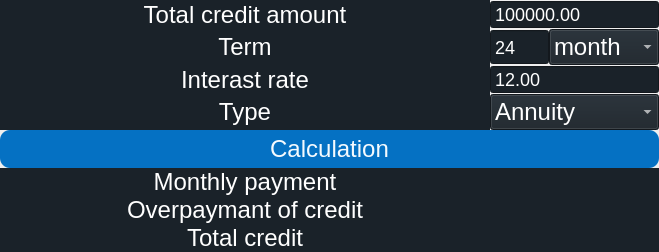
      <widget class="QWidget" name="tabCredit">
       <attribute name="title">
        <string>Credit</string>
       </attribute>
       <layout class="QVBoxLayout" name="verticalLayout">
        <property name="leftMargin">
         <number>0</number>
        </property>
        <property name="topMargin">
         <number>0</number>
        </property>
        <property name="rightMargin">
         <number>0</number>
        </property>
        <property name="bottomMargin">
         <number>0</number>
        </property>
        <item>
         <layout class="QGridLayout" name="gridLayout" rowstretch="0,0,0,0,0,0,0,0">
          <property name="spacing">
           <number>0</number>
          </property>
          <item row="2" column="0">
           <widget class="QLabel" name="label_3">
            <property name="sizePolicy">
             <sizepolicy hsizetype="Minimum" vsizetype="Minimum">
              <horstretch>0</horstretch>
              <verstretch>0</verstretch>
             </sizepolicy>
            </property>
            <property name="font">
             <font>
              <pointsize>18</pointsize>
             </font>
            </property>
            <property name="layoutDirection">
             <enum>Qt::LeftToRight</enum>
            </property>
            <property name="styleSheet">
             <string notr="true">background: rgb(26, 34, 41);
color: rgb(255, 255, 255);</string>
            </property>
            <property name="text">
             <string>Interast rate</string>
            </property>
            <property name="alignment">
             <set>Qt::AlignCenter</set>
            </property>
           </widget>
          </item>
          <item row="1" column="0">
           <widget class="QLabel" name="label_2">
            <property name="sizePolicy">
             <sizepolicy hsizetype="Minimum" vsizetype="Minimum">
              <horstretch>0</horstretch>
              <verstretch>0</verstretch>
             </sizepolicy>
            </property>
            <property name="font">
             <font>
              <pointsize>18</pointsize>
             </font>
            </property>
            <property name="styleSheet">
             <string notr="true">background: rgb(26, 34, 41);
color: rgb(255, 255, 255);</string>
            </property>
            <property name="text">
             <string>Term</string>
            </property>
            <property name="alignment">
             <set>Qt::AlignCenter</set>
            </property>
           </widget>
          </item>
          <item row="3" column="1" colspan="2">
           <widget class="QComboBox" name="Type_credit">
            <property name="sizePolicy">
             <sizepolicy hsizetype="Minimum" vsizetype="Minimum">
              <horstretch>0</horstretch>
              <verstretch>0</verstretch>
             </sizepolicy>
            </property>
            <property name="font">
             <font>
              <pointsize>18</pointsize>
             </font>
            </property>
            <property name="styleSheet">
             <string notr="true">background: rgb(26, 34, 41);
color: rgb(255, 255, 255);</string>
            </property>
            <item>
             <property name="text">
              <string>Annuity</string>
             </property>
            </item>
            <item>
             <property name="text">
              <string>Differentiated</string>
             </property>
            </item>
           </widget>
          </item>
          <item row="4" column="0" colspan="3">
           <widget class="QPushButton" name="buttonCalcCredit">
            <property name="sizePolicy">
             <sizepolicy hsizetype="Minimum" vsizetype="Minimum">
              <horstretch>0</horstretch>
              <verstretch>0</verstretch>
             </sizepolicy>
            </property>
            <property name="font">
             <font>
              <pointsize>18</pointsize>
             </font>
            </property>
            <property name="styleSheet">
             <string notr="true">QPushButton#buttonCalcCredit {
	background-color: rgb(5, 113, 195);
	color: rgb(245, 250, 254);
    border-top-right-radius: 10px;
    border-bottom-right-radius: 10px;
    border-top-left-radius: 10px;
    border-bottom-left-radius: 10px;
	padding:5px;
}
QPushButton#buttonCalcCredit:checked {
    background: rgb(4, 83, 143);
}

QPushButton#buttonCalcCredit:pressed {
   background: rgb(4, 83, 143);
}</string>
            </property>
            <property name="text">
             <string>Calculation</string>
            </property>
           </widget>
          </item>
          <item row="0" column="0">
           <widget class="QLabel" name="LabelTotalCredit">
            <property name="sizePolicy">
             <sizepolicy hsizetype="Minimum" vsizetype="Minimum">
              <horstretch>0</horstretch>
              <verstretch>0</verstretch>
             </sizepolicy>
            </property>
            <property name="minimumSize">
             <size>
              <width>490</width>
              <height>0</height>
             </size>
            </property>
            <property name="font">
             <font>
              <pointsize>18</pointsize>
             </font>
            </property>
            <property name="styleSheet">
             <string notr="true">background: rgb(26, 34, 41);
color: rgb(255, 255, 255);</string>
            </property>
            <property name="text">
             <string>Total credit amount</string>
            </property>
            <property name="alignment">
             <set>Qt::AlignCenter</set>
            </property>
           </widget>
          </item>
          <item row="0" column="1" colspan="2">
           <widget class="QDoubleSpinBox" name="buttonTotalCredit">
            <property name="sizePolicy">
             <sizepolicy hsizetype="Minimum" vsizetype="Minimum">
              <horstretch>0</horstretch>
              <verstretch>0</verstretch>
             </sizepolicy>
            </property>
            <property name="font">
             <font>
              <pointsize>-1</pointsize>
             </font>
            </property>
            <property name="styleSheet">
             <string notr="true">background: rgb(26, 34, 41);
color: rgb(255, 255, 255);
font-size: 18px;</string>
            </property>
            <property name="buttonSymbols">
             <enum>QAbstractSpinBox::NoButtons</enum>
            </property>
            <property name="minimum">
             <double>1.000000000000000</double>
            </property>
            <property name="maximum">
             <double>1000000000.000000000000000</double>
            </property>
            <property name="value">
             <double>1000000.000000000000000</double>
            </property>
           </widget>
          </item>
          <item row="7" column="0">
           <widget class="QLabel" name="label_6">
            <property name="sizePolicy">
             <sizepolicy hsizetype="Minimum" vsizetype="Minimum">
              <horstretch>0</horstretch>
              <verstretch>0</verstretch>
             </sizepolicy>
            </property>
            <property name="font">
             <font>
              <pointsize>18</pointsize>
             </font>
            </property>
            <property name="layoutDirection">
             <enum>Qt::LeftToRight</enum>
            </property>
            <property name="styleSheet">
             <string notr="true">background: rgb(26, 34, 41);
color: rgb(255, 255, 255);
</string>
            </property>
            <property name="text">
             <string>Total credit</string>
            </property>
            <property name="alignment">
             <set>Qt::AlignCenter</set>
            </property>
           </widget>
          </item>
          <item row="5" column="0">
           <widget class="QLabel" name="label_5">
            <property name="sizePolicy">
             <sizepolicy hsizetype="Minimum" vsizetype="Minimum">
              <horstretch>0</horstretch>
              <verstretch>0</verstretch>
             </sizepolicy>
            </property>
            <property name="font">
             <font>
              <pointsize>18</pointsize>
             </font>
            </property>
            <property name="layoutDirection">
             <enum>Qt::LeftToRight</enum>
            </property>
            <property name="styleSheet">
             <string notr="true">background: rgb(26, 34, 41);
color: rgb(255, 255, 255);
</string>
            </property>
            <property name="text">
             <string>Monthly payment</string>
            </property>
            <property name="alignment">
             <set>Qt::AlignCenter</set>
            </property>
           </widget>
          </item>
          <item row="6" column="0">
           <widget class="QLabel" name="label_7">
            <property name="sizePolicy">
             <sizepolicy hsizetype="Minimum" vsizetype="Minimum">
              <horstretch>0</horstretch>
              <verstretch>0</verstretch>
             </sizepolicy>
            </property>
            <property name="font">
             <font>
              <pointsize>18</pointsize>
             </font>
            </property>
            <property name="layoutDirection">
             <enum>Qt::LeftToRight</enum>
            </property>
            <property name="styleSheet">
             <string notr="true">background: rgb(26, 34, 41);
color: rgb(255, 255, 255);
</string>
            </property>
            <property name="text">
             <string>Overpaymant of credit</string>
            </property>
            <property name="alignment">
             <set>Qt::AlignCenter</set>
            </property>
           </widget>
          </item>
          <item row="7" column="1" colspan="2">
           <widget class="QLabel" name="labelTotal">
            <property name="sizePolicy">
             <sizepolicy hsizetype="Minimum" vsizetype="Minimum">
              <horstretch>0</horstretch>
              <verstretch>0</verstretch>
             </sizepolicy>
            </property>
            <property name="font">
             <font>
              <pointsize>18</pointsize>
              <italic>false</italic>
              <bold>false</bold>
              <underline>true</underline>
             </font>
            </property>
            <property name="styleSheet">
             <string notr="true">background: rgb(26, 34, 41);
color: rgb(255, 255, 255);</string>
            </property>
            <property name="text">
             <string/>
            </property>
           </widget>
          </item>
          <item row="2" column="1" colspan="2">
           <widget class="QDoubleSpinBox" name="buttonRate">
            <property name="sizePolicy">
             <sizepolicy hsizetype="Minimum" vsizetype="Minimum">
              <horstretch>0</horstretch>
              <verstretch>0</verstretch>
             </sizepolicy>
            </property>
            <property name="font">
             <font>
              <pointsize>-1</pointsize>
             </font>
            </property>
            <property name="styleSheet">
             <string notr="true">background: rgb(26, 34, 41);
color: rgb(255, 255, 255);
font-size: 18px;</string>
            </property>
            <property name="buttonSymbols">
             <enum>QAbstractSpinBox::NoButtons</enum>
            </property>
            <property name="minimum">
             <double>0.010000000000000</double>
            </property>
            <property name="maximum">
             <double>100.000000000000000</double>
            </property>
            <property name="value">
             <double>12.000000000000000</double>
            </property>
           </widget>
          </item>
          <item row="5" column="1" colspan="2">
           <widget class="QLabel" name="labelMonthPay">
            <property name="sizePolicy">
             <sizepolicy hsizetype="Minimum" vsizetype="Minimum">
              <horstretch>0</horstretch>
              <verstretch>0</verstretch>
             </sizepolicy>
            </property>
            <property name="font">
             <font>
              <pointsize>18</pointsize>
              <italic>false</italic>
              <bold>false</bold>
              <underline>true</underline>
             </font>
            </property>
            <property name="styleSheet">
             <string notr="true">background: rgb(26, 34, 41);
color: rgb(255, 255, 255);
</string>
            </property>
            <property name="text">
             <string/>
            </property>
           </widget>
          </item>
          <item row="3" column="0">
           <widget class="QLabel" name="label_4">
            <property name="sizePolicy">
             <sizepolicy hsizetype="Minimum" vsizetype="Minimum">
              <horstretch>0</horstretch>
              <verstretch>0</verstretch>
             </sizepolicy>
            </property>
            <property name="font">
             <font>
              <pointsize>18</pointsize>
             </font>
            </property>
            <property name="styleSheet">
             <string notr="true">background: rgb(26, 34, 41);
color: rgb(255, 255, 255);</string>
            </property>
            <property name="text">
             <string>Type</string>
            </property>
            <property name="alignment">
             <set>Qt::AlignCenter</set>
            </property>
           </widget>
          </item>
          <item row="6" column="1" colspan="2">
           <widget class="QLabel" name="labelOverpay">
            <property name="sizePolicy">
             <sizepolicy hsizetype="Minimum" vsizetype="Minimum">
              <horstretch>0</horstretch>
              <verstretch>0</verstretch>
             </sizepolicy>
            </property>
            <property name="font">
             <font>
              <pointsize>18</pointsize>
              <italic>false</italic>
              <bold>false</bold>
              <underline>true</underline>
             </font>
            </property>
            <property name="styleSheet">
             <string notr="true">background: rgb(26, 34, 41);
color: rgb(255, 255, 255);
</string>
            </property>
            <property name="text">
             <string/>
            </property>
           </widget>
          </item>
          <item row="1" column="1">
           <widget class="QSpinBox" name="buttonTerm">
            <property name="sizePolicy">
             <sizepolicy hsizetype="Minimum" vsizetype="Minimum">
              <horstretch>0</horstretch>
              <verstretch>0</verstretch>
             </sizepolicy>
            </property>
            <property name="font">
             <font>
              <pointsize>-1</pointsize>
             </font>
            </property>
            <property name="styleSheet">
             <string notr="true">background: rgb(26, 34, 41);
color: rgb(255, 255, 255);
font-size: 18px;</string>
            </property>
            <property name="buttonSymbols">
             <enum>QAbstractSpinBox::NoButtons</enum>
            </property>
            <property name="minimum">
             <number>1</number>
            </property>
            <property name="maximum">
             <number>60</number>
            </property>
            <property name="value">
             <number>24</number>
            </property>
           </widget>
          </item>
          <item row="1" column="2">
           <widget class="QComboBox" name="Type_term">
            <property name="sizePolicy">
             <sizepolicy hsizetype="Maximum" vsizetype="Preferred">
              <horstretch>0</horstretch>
              <verstretch>0</verstretch>
             </sizepolicy>
            </property>
            <property name="minimumSize">
             <size>
              <width>110</width>
              <height>0</height>
             </size>
            </property>
            <property name="maximumSize">
             <size>
              <width>82</width>
              <height>16777215</height>
             </size>
            </property>
            <property name="font">
             <font>
              <pointsize>18</pointsize>
             </font>
            </property>
            <property name="styleSheet">
             <string notr="true">background: rgb(26, 34, 41);
color: rgb(255, 255, 255);</string>
            </property>
            <property name="currentIndex">
             <number>1</number>
            </property>
            <property name="insertPolicy">
             <enum>QComboBox::InsertAtBottom</enum>
            </property>
            <item>
             <property name="text">
              <string>years</string>
             </property>
            </item>
            <item>
             <property name="text">
              <string>month</string>
             </property>
            </item>
           </widget>
          </item>
         </layout>
        </item>
       </layout>
      </widget>
